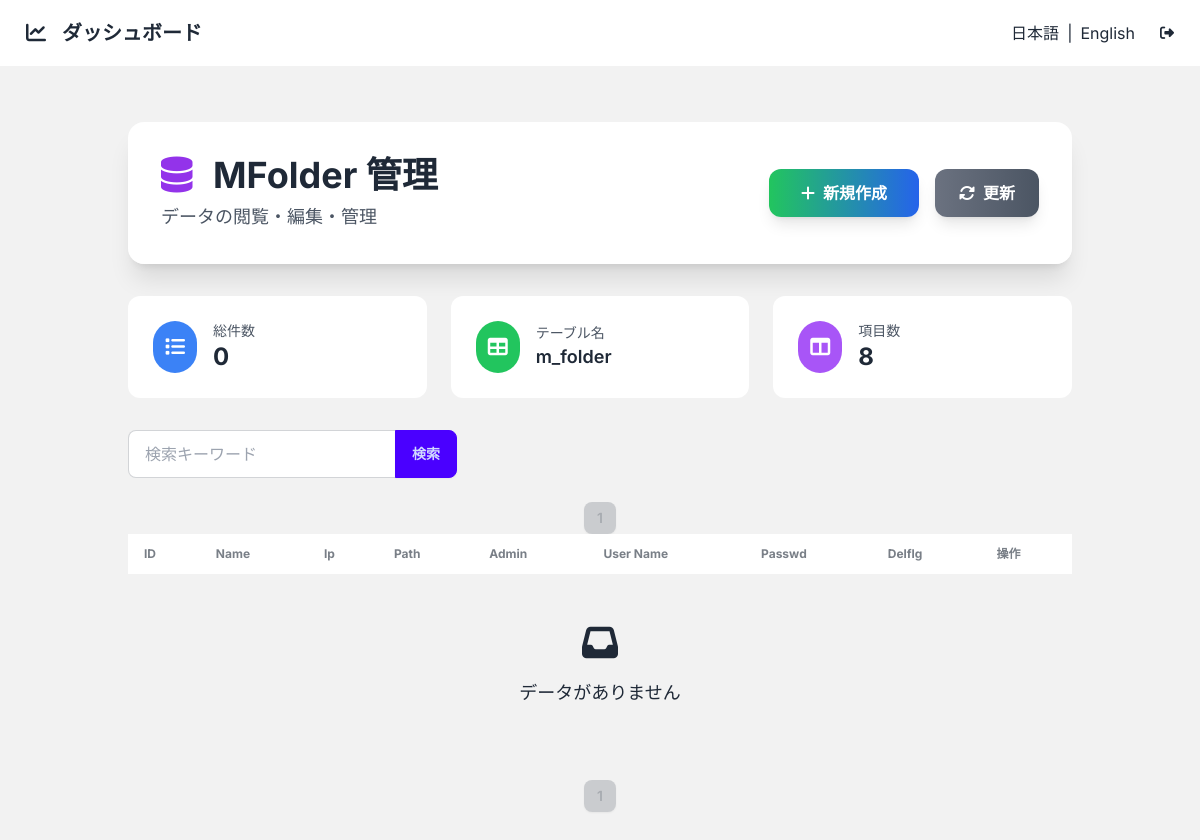
The app's page /m_folder/ (signed in), older data.
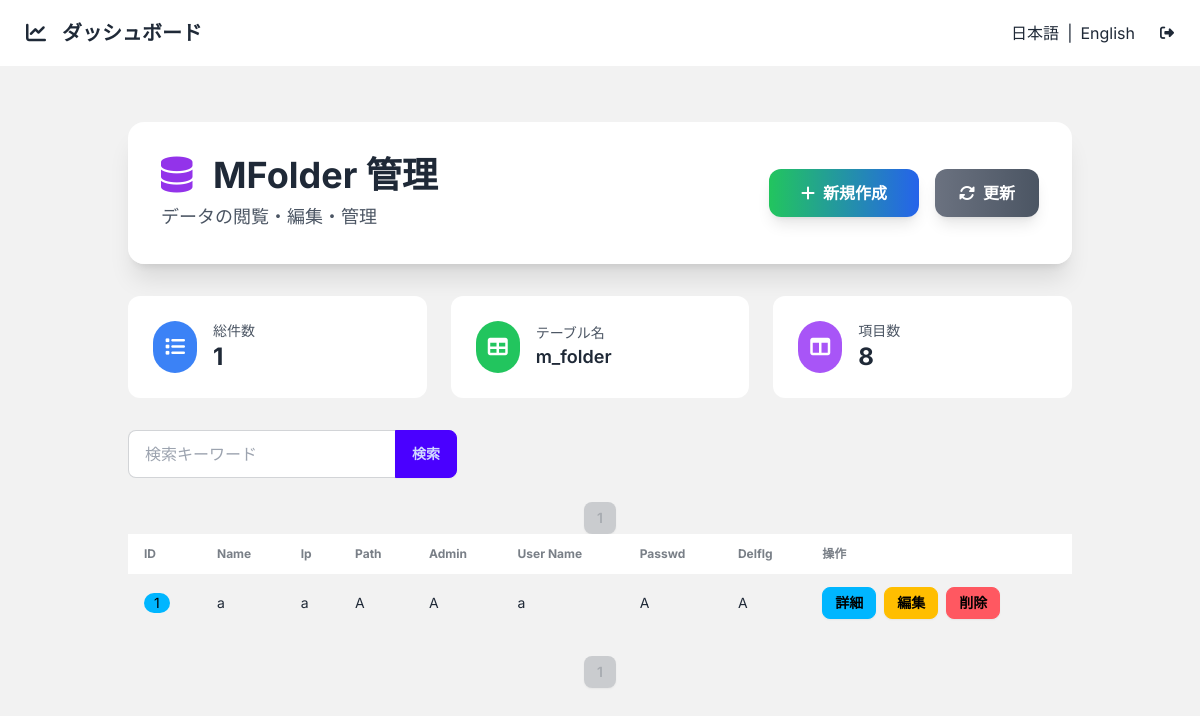
The same page, newer data.
### app/models/m_folder.py (models this page shows)
class MFolder(BaseModel):
    __tablename__ = "m_folder"
    name = Column(String(100))
    ip = Column(String(50))
    path = Column(String(200))
    admin = Column(Integer)
    user_name = Column(String(50))
    passwd = Column(String(100))
    delflg = Column(Integer, nullable=True, default=0)

### app/core/base_crud.py (the view)
        @router.get("/", response_class=HTMLResponse)
        async def read_items(
            request: Request,
            db: Session = Depends(get_db),
            current_user=Depends(get_current_user),
            page: int = 1,
            per_page: int = 10,
            q: str = None
        ):
            query = db.query(model)
            if q:
                filters = [
                    col.ilike(f"%{q}%")
                    for col in model.__table__.columns
                    if hasattr(col.type, "python_type") and col.type.python_type == str
                ]
                if filters:
                    query = query.filter(or_(*filters))
            total = query.count()
            items = query.offset((page - 1) * per_page).limit(per_page).all()
            fields = [col for col in model.__table__.columns if col.name != 'id']
            return templates.TemplateResponse(
                f"{template_base}/list.html",
                {
                    "request": request,
                    "items": items,
                    "fields": fields,
                    "table_name": model.__tablename__,
                    "model_name": model.__name__,
                    "page": page,
                    "per_page": per_page,
                    "total": total,
                    "q": q or ""
                }
            )

### app/templates/m_folder/list.html
{% extends "base_list.html" %}
{% set new_url = '/' ~ table_name ~ '/new' %}
{% block header_title %}{{ model_name }} 管理{% endblock %}

### app/templates/base_list.html (shortened to what this page needs)
{% extends "base.html" %}
{% block content %}
<div class="container mx-auto px-4 py-4 lg:px-6 lg:py-8">
    <div class="hidden lg:block fade-in mb-8">
        <div class="glass-effect rounded-2xl p-8 shadow-xl">
            <div class="flex items-center justify-between">
                <div>
                    <h1 class="text-4xl font-bold text-gray-800 mb-2">
                        <i class="fas fa-database text-purple-600 mr-3"></i>
                        {% block header_title %}データ管理{% endblock %}
                    </h1>
                    <p class="text-lg text-gray-600">データの閲覧・編集・管理</p>
                </div>
                <div class="flex space-x-4">
                    <a href="{{ new_url }}"
                       class="btn-modern bg-gradient-to-r from-green-500 to-blue-600 text-white px-8 py-3 rounded-xl font-semibold hover:from-green-600 hover:to-blue-700 transform hover:scale-105 shadow-lg">
                        <i class="fas fa-plus mr-2"></i>新規作成
                    </a>
                    <button onclick="location.reload()"
                            class="btn-modern bg-gradient-to-r from-gray-500 to-gray-600 text-white px-6 py-3 rounded-xl font-semibold hover:from-gray-600 hover:to-gray-700 transform hover:scale-105 shadow-lg">
                        <i class="fas fa-sync-alt mr-2"></i>更新
                    </button>
                </div>
            </div>
        </div>
    </div>
    <div class="slide-in grid grid-cols-1 sm:grid-cols-2 lg:grid-cols-3 gap-4 lg:gap-6 mb-6 lg:mb-8">
        {% block stats_cards %}
        <div class="glass-effect rounded-xl p-4 lg:p-6 card-hover">
            <div class="flex items-center">
                <div class="bg-blue-500 rounded-full p-2 lg:p-3 mr-3 lg:mr-4">
                    <i class="fas fa-list text-white text-lg lg:text-xl"></i>
                </div>
                <div>
                    <p class="text-gray-600 text-xs lg:text-sm">総件数</p>
                    <p class="text-xl lg:text-2xl font-bold text-gray-800">{{ items|length }}</p>
                </div>
            </div>
        </div>
        <div class="glass-effect rounded-xl p-4 lg:p-6 card-hover">
            <div class="flex items-center">
                <div class="bg-green-500 rounded-full p-2 lg:p-3 mr-3 lg:mr-4">
                    <i class="fas fa-table text-white text-lg lg:text-xl"></i>
                </div>
                <div>
                    <p class="text-gray-600 text-xs lg:text-sm">テーブル名</p>
                    <p class="text-sm lg:text-lg font-semibold text-gray-800">{{ table_name }}</p>
                </div>
            </div>
        </div>
        <div class="glass-effect rounded-xl p-4 lg:p-6 card-hover sm:col-span-2 lg:col-span-1">
            <div class="flex items-center">
                <div class="bg-purple-500 rounded-full p-2 lg:p-3 mr-3 lg:mr-4">
                    <i class="fas fa-columns text-white text-lg lg:text-xl"></i>
                </div>
                <div>
                    <p class="text-gray-600 text-xs lg:text-sm">項目数</p>
                    <p class="text-xl lg:text-2xl font-bold text-gray-800">{{ fields|length + 1 }}</p>
                </div>
            </div>
        </div>
        {% endblock %}
    </div>
    {% include "partials/_search.html" with context %}
    {% include "partials/_pagination.html" with context %}
    <div class="hidden lg:block">
        {% include "partials/_table.html" with context %}
    </div>
    {% include "partials/_pagination.html" with context %}
</div>
{% endblock %}

### app/templates/base.html (shortened to what this page needs)
<!DOCTYPE html>
<html lang="ja" data-theme="light">
<head>
    <link href="https://cdn.jsdelivr.net/npm/daisyui@latest/dist/full.css"  rel="stylesheet" type="text/css" />
    <script src="https://cdn.tailwindcss.com"></script>
    <link href="https://cdnjs.cloudflare.com/ajax/libs/font-awesome/6.4.0/css/all.min.css"  rel="stylesheet">
</head>
<body class="bg-base-200">
<nav class="navbar bg-base-100 sticky top-0 z-50 glass-effect">
  <div class="flex-1">
    <a href="/" class="btn btn-ghost normal-case text-xl">
        <i class="fas fa-chart-line mr-2"></i>ダッシュボード
    </a>
  </div>
  <div class="flex-none gap-2">
    <button onclick="I18N.setLanguage('ja')">日本語</button>
    <span>|</span>
    <button onclick="I18N.setLanguage('en')">English</button>
    <a href="/logout" class="btn btn-square btn-ghost"><i class="fas fa-sign-out-alt"></i></a>
  </div>
</nav>
<div class="container mx-auto px-4 py-6">
    {% block content %}
    {% endblock %}
</div>
</body>
</html>

### app/templates/partials/_search.html
<form method="get" class="mb-4">
    <div class="join">
        <input type="text" name="q" value="{{ q }}" placeholder="検索キーワード"
               class="input input-bordered join-item">
        <button type="submit" class="btn btn-primary join-item">検索</button>
    </div>
</form>

### app/templates/partials/_pagination.html (shortened to what this page needs)
<div class="mt-6 flex justify-center">
    <span class="btn btn-disabled btn-sm">{{ page }}</span>
</div>

### app/templates/partials/_table.html
<div class="slide-in overflow-x-auto">
    <table class="table table-zebra table-pin-rows w-full">
        <thead>
        <tr>
            <th>ID</th>
            {% for field in fields %}
            <th>{{ field.name.replace('_', ' ').title() }}</th>
            {% endfor %}
            <th>操作</th>
        </tr>
        </thead>
        <tbody>
        {% for item in items %}
        <tr class="hover">
            <td><span class="badge badge-info">{{ item.id }}</span></td>
            {% for field in fields %}
            <td>{{ item[field.name] if item[field.name] is not none else '—' }}</td>
            {% endfor %}
            <td>
                <div class="flex gap-2">
                    <a href="/{{ table_name }}/{{ item.id }}" class="btn btn-info btn-sm">詳細</a>
                    <a href="/{{ table_name }}/{{ item.id }}/edit" class="btn btn-warning btn-sm">編集</a>
                    <button
                        type="button"
                        class="btn btn-error btn-sm"
                        data-delete-url="/{{ table_name }}/{{ item.id }}"
                        hx-target="closest tr"
                        hx-swap="outerHTML swap:1s"
                        onclick="showDeleteModal(this)">
                        削除
                    </button>
                </div>
            </td>
        </tr>
        {% endfor %}
        {% if not items %}
        <tr>
            <td colspan="{{ fields|length + 2 }}" class="text-center p-12">
                <i class="fas fa-inbox text-4xl mb-4"></i>
                <p class="text-lg font-medium">データがありません</p>
            </td>
        </tr>
        {% endif %}
        </tbody>
    </table>
</div>

### app/templates/base.html (style rules this page uses)
body { font-family: 'Inter', sans-serif; }
.glass-effect { background: rgba(255, 255, 255, 0.95); backdrop-filter: blur(20px); border: 1px solid rgba(255, 255, 255, 0.2); }
.fade-in { animation: fadeIn 0.8s ease-out forwards; }
.slide-in { animation: slideIn 0.6s ease-out forwards; }

Row changes from the older to the newer data that the page shows:
added MFolder: id "1", name "a" "a" "A" "A" "a" "A" "A"
Text that changed along with them:
{{ items|length }}: "0" → "1"
text no longer shown: "データがありません"
